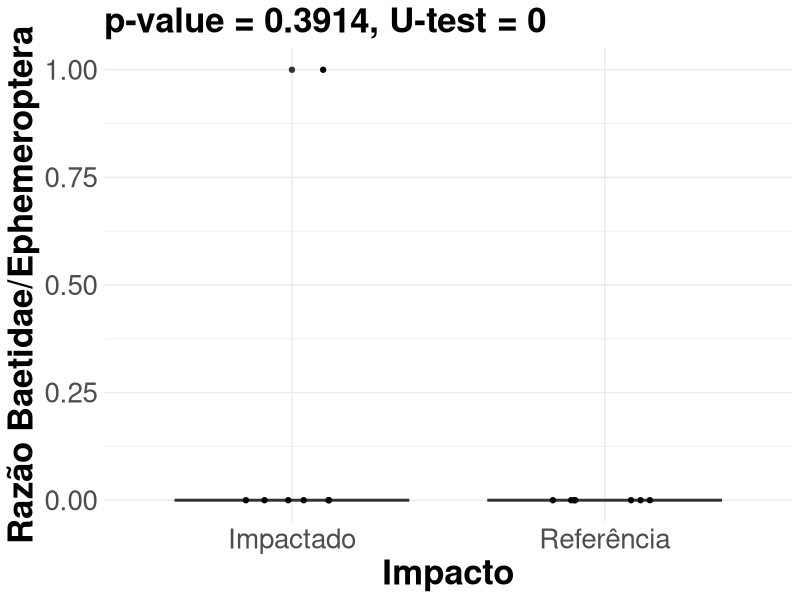
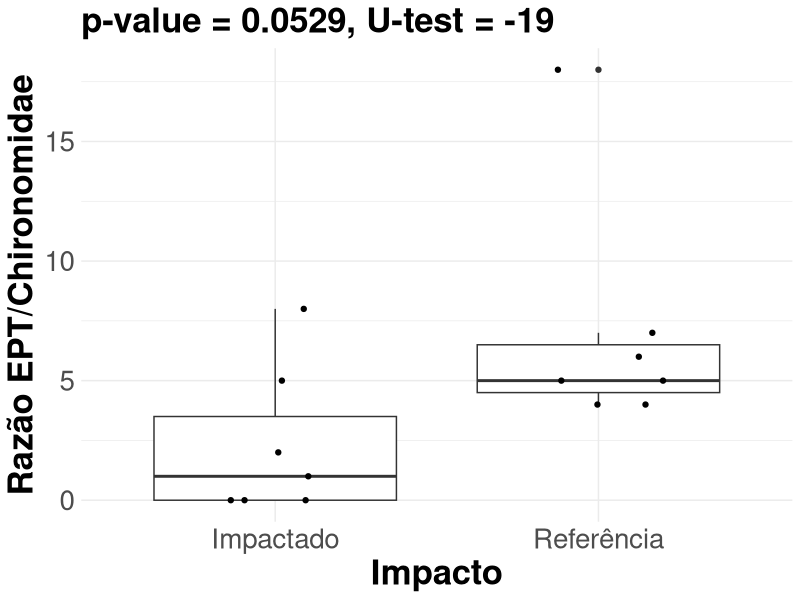
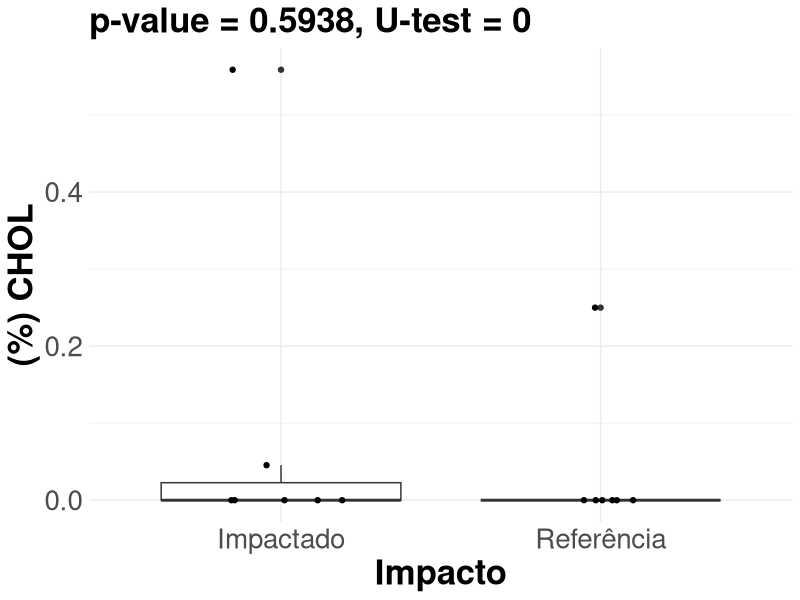
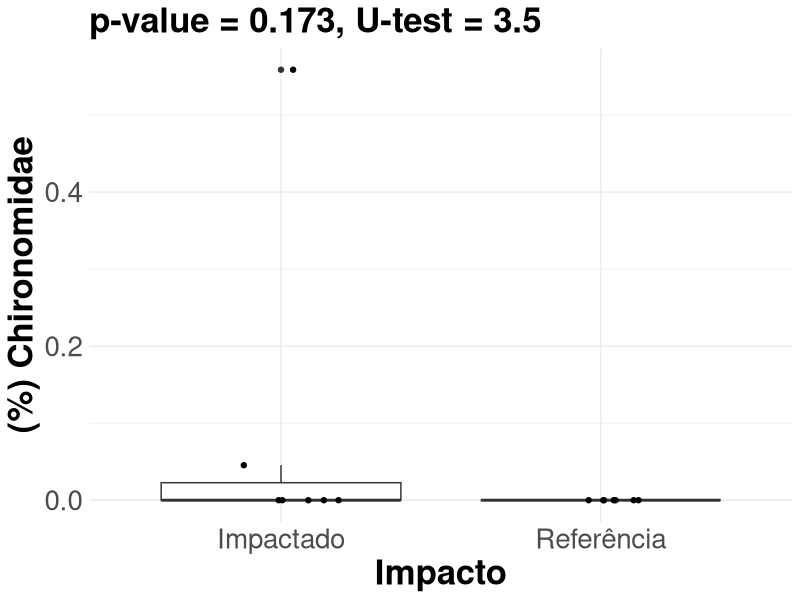
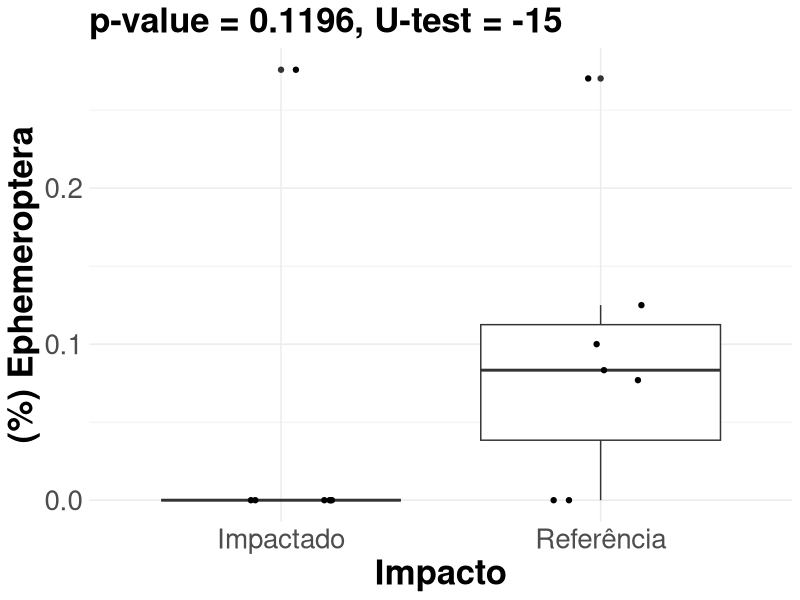
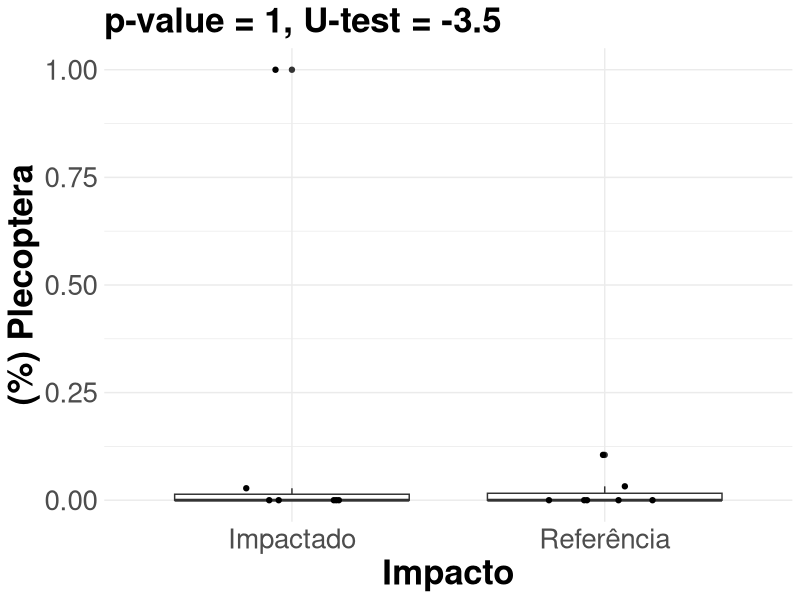
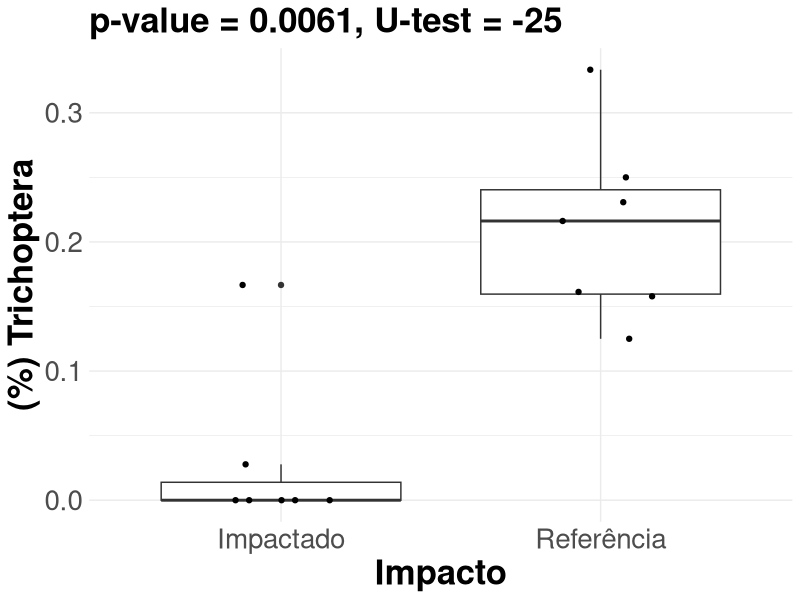
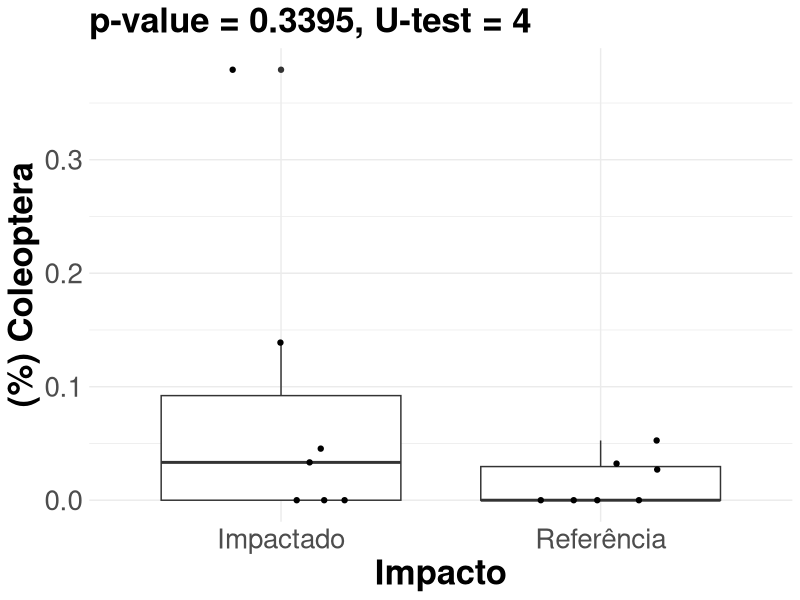

Write R code to recreate these figures, in order. (Note: this script raises an error after producing the figures.)
library(tidyverse)
library(ggpubr)
library(corrplot)

################################## Configurações ###############################
set.seed(1994)
pontos_referencia <- c("RiodaBarra-P1/2", "RioMutuca-P1")
pontos_impactado <- c("RiodaBarra-P2", "RioMutuca-P3")

metodos_de_amostragem <- c("D Net")

vetor_estetica_indice <- c(
  "razao_baetidae_ephemeroptera" = "Razão Baetidae/Ephemeroptera",
  "razao_ept_chironomidae" = "Razão EPT/Chironomidae",
  "relativo_chol" = "(%) CHOL",
  "relativo_chironomidae" = "(%) Chironomidae",
  "relativo_ephemeroptera" = "(%) Ephemeroptera",
  "relativo_plecoptera" = "(%) Plecoptera",
  "relativo_trichoptera" = "(%) Trichoptera",
  "relativo_coleoptera" = "(%) Coleoptera",
  "relativo_diptera" = "(%) Diptera",
  "relativo_odonata" = "(%) Odonata",
  "relativo_insecta" = "(%) Insecta",
  "relativo_oligochaeta" = "(%) Oligochaeta",
  "relativo_gastropoda" = "(%) Gastropoda",
  "relativo_crustacea" = "(%) Crustacea",
  "riqueza_classes" = "Classes Taxa",
  "riqueza_ordens" = "Ordens Taxa",
  "riqueza_familias" = "Famílias Taxa",
  "shannon_classes" = "Classes Taxa",
  "shannon_ordens" = "Shannon de Ordens",
  "shannon_familias" = "Shannon de Famílias",
  "pielou_classes" = "Pielou de Classes",
  "pielou_ordens" = "Pielou de Ordens",
  "pielou_familias" = "Pielou de Famílias",
  "riqueza_familias_ephemeroptera" = "Ephemeroptera Taxa",
  "riqueza_familias_trichoptera" = "Trichoptera Taxa",
  "riqueza_familias_plecoptera" = "Plecoptera Taxa",
  "riqueza_familias_coleoptera" = "Coleoptera Taxa",
  "ept_riqueza" = "EPT Taxa",
  "bmwp" = "BMWP",
  "aspt" = "ASPT",
  "coletor_recolhedor_proporcao" = "(%) Coletor-Recolhedor",
  "filtrador_proporcao" = "(%) Filtradores",
  "predador_proporcao" = "(%) Predadores",
  "perfuradores_proporcao" = "(%) Perfuradores",
  "fragmentadores_proporcao" = "(%) Fragmentadores",
  "raspadores_proporcao" = "(%) Raspadores",
  "detritivoros_proporcao" = "(%) Detritívoros",
  "herbivoros_proporcao" = "(%) Herbívoros",
  "total_macroinvertebrados" = "Abundância Total"
)

vetor_estetica_impacto <- c(
  "referencia" = "Referência",
  "impactado" = "Impactado"
)

# Pastas 
if (length(metodos_de_amostragem) == 3) {
  pasta_figuras <- "figuras/indice_multimetrico/3_redes/"
  pasta_tabelas <- "tabelas/indice_multimetrico/3_redes/"
} else if (length(metodos_de_amostragem) == 2) {
  pasta_figuras <- "figuras/indice_multimetrico/2_redes/"
  pasta_tabelas <- "tabelas/indice_multimetrico/2_redes/"
} else {
  pasta_figuras <- "figuras/indice_multimetrico/rede_unica/"
  pasta_tabelas <- "tabelas/indice_multimetrico/rede_unica/"
}


if (!dir.exists(pasta_figuras)) {
  dir.create(pasta_figuras, recursive = TRUE)
}

if (!dir.exists(pasta_tabelas)) {
  dir.create(pasta_tabelas, recursive = TRUE)
}

################################## Carregar dados ##############################
indices_df <- read_csv("dados/processado/matriz_indices_imaturos_piata.csv")


############################## Pre-processamento ###############################
vetor_respostas <- indices_df %>%
  select(-(campanha:method)) %>%
  names()

# Adicionar coluna de impacto
indices_df <- indices_df %>%
  mutate(
    impacto = case_when(
      locality_name %in% pontos_referencia ~ "referencia",
      locality_name %in% pontos_impactado ~ "impactado",
      TRUE ~ "desconsiderado"
    )
  ) 

# Filtrar dados para análise baseado em rede-D.
dados_filtrados <- indices_df %>%
  filter(impacto != "desconsiderado") %>%
  filter(method %in% metodos_de_amostragem) %>%
  mutate(impacto = as.factor(impacto), method = as.factor(method))

str(dados_filtrados)

############################# Testes de Mann-Whitney ###########################
plot_list <- list()
for (i in vetor_respostas) {
  print(paste("Analisando índice:", i))
  
  test <- dados_filtrados %>%
    select(c("impacto", i))


  # Teste de Mann-Whitney
  teste <- wilcox.test(
    formula = as.formula(paste(i, "~ impacto")),
    data = dados_filtrados
  )
 
  p_value = teste$p.value
  w <- teste$statistic

  # Tamanhos das amostras
  n1 <- dados_filtrados %>%
    filter(impacto == levels(dados_filtrados$impacto)[1]) %>% 
    nrow()
  n2 <- dados_filtrados %>% 
    filter(impacto == levels(dados_filtrados$impacto)[2]) %>% 
    nrow()

  # Cálculo do U
  u <- w - n1 * (n1 + 1) / 2
  
  
  # Criação do gráfico
  nome_indice <- vetor_estetica_indice[[i]]

  plot <- ggplot(
    dados_filtrados,
    aes_string(
      x = "impacto",
      y = i
    )
  ) +
    theme_minimal() +
    geom_boxplot() +
    geom_jitter(width = 0.2, height = 0, alpha = 1) +
    scale_x_discrete(labels = vetor_estetica_impacto) +
    theme(
      text = element_text(size = unit(25, "pt")),
      axis.title = element_text(size = unit(25, "pt"), face = "bold"),
      plot.title = element_text(size = unit(25, "pt"), face = "bold"),
      plot.subtitle = element_text(size = unit(25, "pt"), face = "bold")
    ) +
  # Adicionar títulos e legendas
    labs(
      x = "Impacto",
      y = nome_indice,
      subtitle = paste0(
        "p-value = ", round(p_value, 4),
        ", U-test = ", round(u, 4)
      )
    ) 
  # Salvar o gráfico
  ggsave(
    plot,
    filename = paste0(pasta_figuras, "/boxplot_", i, ".png"),
    width = 8,
    height = 8
  )


}

#################### Correlações de Spearman (Total) ###########################
variaveis_selecionadas <- c(
  "aspt", "bmwp", "ept_riqueza", "filtrador_proporcao",
  "raspadores_proporcao", "razao_ept_chironomidae", 
  "relativo_odonata", "relativo_trichoptera", "riqueza_familias_ephemeroptera",
  "riqueza_familias_trichoptera", "shannon_familias"
)


# Tratar dados numéricos, removendo valores infinitos, NA e dados com baixa ----
# Variabilidade ----------------------------------------------------------------
dados_filtrados_numerico <- dados_filtrados %>%
  select(all_of(variaveis_selecionadas))

# colocar NA para valores infinitos
dados_filtrados_numerico_finitos <- dados_filtrados_numerico %>%
  mutate(across(everything(), ~ ifelse(is.finite(.x), .x, NA)))

# Filtrar variáveis com baixa variação
colunas_sd_zero <- sapply(dados_filtrados_numerico_finitos, function(x) {
  sd(x, na.rm = TRUE) == 0
})

nomes_colunas_problema <- names(colunas_sd_zero[colunas_sd_zero])
print(nomes_colunas_problema)

dados_filtrados_numerico_limpo <- 
  dados_filtrados_numerico_finitos[, !colunas_sd_zero]


# Função para calcular p-valores. ----------------------------------------------
pval_spearman_clean <- function(df) {
  vars <- names(df)
  n <- length(vars)
  p_mat <- matrix(NA, n, n)
  colnames(p_mat) <- vars
  rownames(p_mat) <- vars

  for (i in 1:n) {
    for (j in 1:n) {
      if (i == j) {
        p_mat[i, j] <- 0
      } else {
        # Apenas observações com valores finitos em ambas as variáveis
        valid <- is.finite(df[[i]]) & is.finite(df[[j]])
        if (sum(valid) < 3) {
          # Com menos de 3 pares não é possível calcular Spearman
          p_mat[i, j] <- NA
        } else {
          teste <- cor.test(df[[i]][valid], df[[j]][valid], method = "spearman")
          p_mat[i, j] <- teste$p.value
        }
      }
    }
  }
  return(p_mat)
}
# Executar spearman e p-valores ------------------------------------------------

correlations <- cor(
  dados_filtrados_numerico_limpo, 
  method = "spearman", 
  use = "pairwise.complete.obs"
)
correlations_squared <- correlations^2
p_values <- pval_spearman_clean(dados_filtrados_numerico_limpo)


# Visualizar a matriz de correlação
svg(file.path(pasta_figuras, "correlacao_indices_imaturos_piata.svg"), 
    width = 800, height = 800)  # Aumentei a resolução geral

corrplot(
  correlations_squared, 
  method = "color", 
  type = "lower", 
  tl.col = "black", 
  p.mat = p_values,
  sig.level = 0.05,  # Adiciona um nível de significância
  insig = "blank",  # Mostra apenas os valores significativos         
  tl.cex = 0.9,        # Reduz tamanho dos labels
  tl.srt = 45,         # Rotação de 45 graus
  tl.offset = 0.5,     # Ajusta distância dos labels
  addCoef.col = "black", 
  number.cex = 0.8,    # Diminui tamanho dos coeficientes dentro das células
  cl.cex = 0.6,        # Tamanho do texto da legenda
  diag = FALSE)
dev.off()

# salvar tabelas de correlação e p-valores
correlations_lower <- correlations_squared
correlations_lower[upper.tri(correlations_lower)] <- ""

write_csv(
  as.data.frame(correlations_lower) %>%
    rownames_to_column(var = "indice_vs_indice"),
  file.path(pasta_tabelas, "correlacoes_spearman_indices_imaturos_piata.csv")
)


# salvar tabela de p-values (apenas a parte inferior da matriz)
p_values_lower <- p_values
p_values_lower[upper.tri(p_values_lower)] <- ""
write_csv(
  as.data.frame(p_values_lower) %>%
    rownames_to_column(var = "indice_vs_indice"),
  file.path(pasta_tabelas, "p_values_spearman_indices_imaturos_piata.csv")
)

# Plotar as regressoes entre as variaveis --------------------------------------
pares_significativos <- 
  which(p_values < 0.05 & lower.tri(p_values), arr.ind = TRUE)



# Criar gráficos de dispersão para pares significativos
if(nrow(pares_significativos) > 0) {
  # Criar um arquivo PDF com todos os gráficos
  pdf(file.path(pasta_figuras, "regressoes_pares_significativos_piata.pdf"),
      width = 10, height = 8)
  
  for(i in 1:nrow(pares_significativos)) {
    var1 <- colnames(dados_filtrados_numerico_limpo)[pares_significativos[i,1]]
    var2 <- colnames(dados_filtrados_numerico_limpo)[pares_significativos[i,2]]
    
    # Extrair valores
    x <- dados_filtrados_numerico_limpo[[var1]]
    y <- dados_filtrados_numerico_limpo[[var2]]
    
    # Remover NAs
    validos <- complete.cases(x, y)
    x_clean <- x[validos]
    y_clean <- y[validos]
    
    # Calcular estatísticas
    r <- correlations[var1, var2]
    r2 <- correlations_squared[var1, var2]
    p_val <- p_values[var1, var2]
    
    # Ajustar modelo de regressão linear
    modelo_linear <- lm(y_clean ~ x_clean)
    
    # Extrair coeficientes da regressão
    intercepto <- coef(modelo_linear)[1]
    inclinacao <- coef(modelo_linear)[2]
    
    # Criar o gráfico
    par(mar = c(5, 5, 4, 2))
    plot(x_clean, y_clean,
         xlab = var1,
         ylab = var2,
         main = paste("Regressão Linear\n", var1, "vs", var2),
         pch = 19,
         col = rgb(0, 0, 0, 0.5),
         cex.main = 0.9)
    
    # Adicionar linha de regressão linear
    abline(modelo_linear, col = "red", lwd = 2)
    
    # Adicionar intervalo de confiança da regressão (opcional)
    # Ordenar os pontos para o intervalo de confiança
    x_ordenado <- seq(min(x_clean), max(x_clean), length.out = 100)
    intervalo_conf <- predict(modelo_linear, 
                             newdata = data.frame(x_clean = x_ordenado), 
                             interval = "confidence")
    
    # Adicionar banda de confiança
    polygon(c(x_ordenado, rev(x_ordenado)),
            c(intervalo_conf[,2], rev(intervalo_conf[,3])),
            col = rgb(1, 0, 0, 0.1), border = NA)
    
    # Adicionar equação da reta e estatísticas
    equacao <- paste0("y = ", round(intercepto, 3), 
                     ifelse(inclinacao >= 0, " + ", " - "), 
                     round(abs(inclinacao), 3), "x")
    
    legend("topright",
           legend = c(
             equacao,
             paste("r =", round(r, 3)),
             paste("r² =", round(r2, 3)),
             paste("p =", format(p_val, scientific = TRUE, digits = 3))
           ),
           bty = "n",
           cex = 0.8,
           text.col = c("red", "blue", "blue", "blue"))
    
    # Adicionar grid
    grid()
  }
  
  dev.off()
  
  cat("Gráficos de regressão linear salvos em:", 
      file.path(pasta_figuras, "regressoes_pares_significativos_piata.pdf"))
}



################################### Painel #####################################


painel_vetor <- c(
  "aspt", "bmwp", "ept_riqueza", "filtrador_proporcao",
  "raspadores_proporcao", "razao_ept_chironomidae", 
  "relativo_odonata", "relativo_trichoptera", "riqueza_familias_ephemeroptera",
  "riqueza_familias_trichoptera", "shannon_ordens"
)

painel_plots <- list()
for (i in painel_vetor) {
  print(paste("Analisando índice:", i))
  
  test <- dados_filtrados %>%
    select(c("impacto", i))

  # Teste de Mann-Whitney
  teste <- wilcox.test(
    formula = as.formula(paste(i, "~ impacto")),
    data = dados_filtrados
  )
 
  p_value = teste$p.value
  w <- teste$statistic

  # Tamanhos das amostras
  n1 <- dados_filtrados %>%
    filter(impacto == levels(dados_filtrados$impacto)[1]) %>% 
    nrow()
  n2 <- dados_filtrados %>% 
    filter(impacto == levels(dados_filtrados$impacto)[2]) %>% 
    nrow()

  # Cálculo do U
  u <- w - n1 * (n1 + 1) / 2
  
  
  # Criação do gráfico
  nome_indice <- vetor_estetica_indice[[i]]

  plot <- ggplot(
    dados_filtrados,
    aes_string(
      x = "impacto",
      y = i,
      fill = "impacto"
    )
  ) +
    theme_pubr() +
    geom_boxplot() +
    geom_jitter(width = 0.2, height = 0, alpha = 1) +
    scale_x_discrete(labels = vetor_estetica_impacto) +
    theme(
      text = element_text(size = unit(18, "pt"), face = "bold"),
      axis.title = element_blank(),
      plot.title = element_blank(),
      axis.text.x = element_blank(),
      plot.subtitle = element_text(size = unit(18, "pt"), face = "bold", hjust = 0.5)
    ) +
  # Adicionar títulos e legendas
    labs(
      x = "Impacto",
      y = nome_indice,
      subtitle = paste0(
        "p-value = ", round(p_value, 4),
        ", U-test = ", round(u, 4)
      )
    ) 
  painel_plots[[i]] <- plot

}


painel <- ggarrange(
  plotlist = painel_plots,
  ncol = 3,
  nrow = 4,
  labels = "AUTO",
  common.legend = TRUE,
  legend = "bottom"
)


formats <- c("png", "svg")

for (fmt in formats) {
  ggsave(
    filename = file.path(
      pasta_figuras,
      paste0("painel_indices_imaturos_piata.", fmt)
    ),
    plot = painel,
    width = 15,
    height = 18
  )
}
